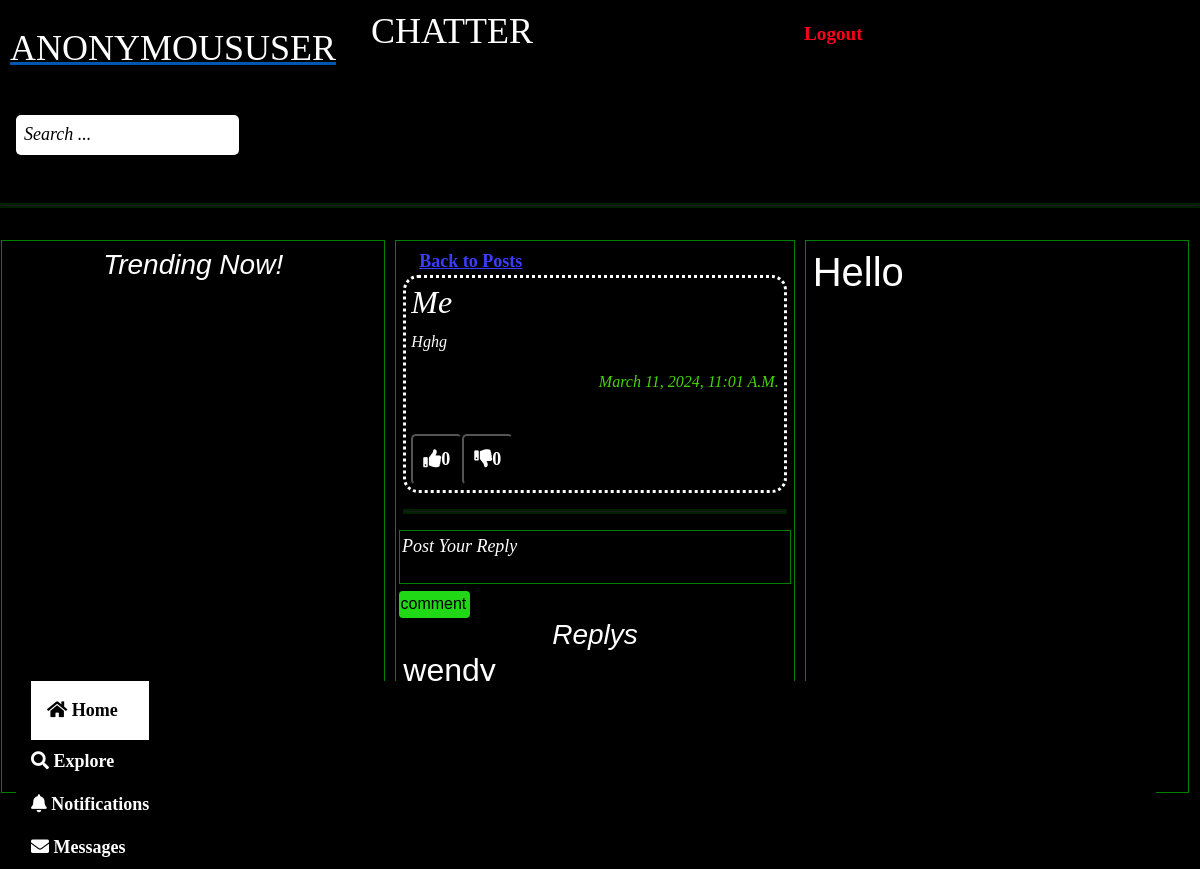
Page /home/post/2/ on the committed database.
### chatter/models.py (models this page shows)
class Post(models.Model):
    body= models.TextField()
    created_at= models.DateTimeField(default=timezone.now, editable=False)
    author= models.ForeignKey(Account, on_delete=models.CASCADE)
    likes= models.ManyToManyField(Account, blank=True, related_name='likes')
    dislikes= models.ManyToManyField(Account, blank=True, related_name='dislikes')
    class Meta:
        verbose_name= 'Post'
        verbose_name_plural= 'Posts'

class Account(AbstractUser):
    groups= models.ManyToManyField(Group, related_name='accounts_set',blank=True)
    user_permissions= models.ManyToManyField(Permission, related_name='accounts_set', blank=True)
    def __str__(self):
        return self.username
    class Meta:
        verbose_name= 'Account'
        verbose_name_plural= 'Accounts'

class Comment(models.Model):
    comment= models.TextField()
    created_at= models.DateTimeField(default=timezone.now, editable=False)
    author= models.ForeignKey(Account, on_delete=models.CASCADE)
    post = models.ForeignKey(Post, on_delete= models.CASCADE)

### chatter/views.py (the view)
# urls.py: path('home/post/<int:pk>/', views.postcomments, name= 'postdetail'),
def postcomments(request,pk):
    post= Post.objects.get(pk=pk)
    comments = Comment.objects.filter(post=post)
    if request.method == 'POST':
        form = CommentForm(request.POST)
        if form.is_valid():
            comment= form.save(commit=False)
            comment.author=request.user
            comment.post= post
            comment.save()
    else:
        form=CommentForm()
    return render(request, 'comments.html', {'post':post, 'form':form, 'comments':comments})

### chatter/forms.py
class CommentForm(forms.ModelForm):
    comment= forms.CharField(
        required=False,
        widget=forms.Textarea(attrs={'rows': 2,'placeholder': 'Post Your Reply'}))
    class Meta:
        model = Comment
        fields= ['comment']

### chatter/templates/comments.html (shortened to what this page needs)
{% extends 'home.html' %}
{% load static %}
{% block comment %}
<div class="col-md-4">
    <div class="comm">
        <a href="{% url 'home' %}" class="back">Back to Posts</a>
    </div>
    <div class="posts">
        <div class="card5">
        <h2>{{ post.author }}
        </h2>
        <p>{{ post.body }}</p>
        <p id='createdat'>{{ post.created_at }}</p>  <br>
        <div class="likes d-flex flex-row">
            <form action="{% url 'likes' post.pk%}" method="post">
                <button class="like-btn" type="submit">
                    <i class="fas fa-thumbs-up">{{ post.likes.all.count }}</i>
                </button>
            </form>
            <form action="{% url 'dislikes' post.pk %}" method="post">
                <button class="dislike-btn" type="submit">
                    <i class="fas fa-thumbs-down">{{ post.dislikes.all.count }}</i>
                </button>
            </form>
        </div>
        </div>
    </div>
    <hr>
    <div class="chatbox">
        <form action="" method="post" novalidate>
            {{ form.comment }}
            <button class="btn">comment</button>
        </form>
        <br>
    </div>
    <div class="comments">
        <h3>Replys</h3>
        {% for comment in comments %}
        <div class="card6">
            <h2>
                {{ comment.author }}
            </h2>
            <p>{{ comment.comment }}</p>
            <p id='createdat'>{{ comment.created_at  }} </p>
        </div>
        {% endfor %}
    </div>
</div>
{% endblock %}

### static/css/home.css (style rules this page uses)
body { background-color: #000000 !important; padding-bottom: 60px; }
.col-md-4 { flex: 1; border: 1px solid green; padding: 7px; margin-right: 10px; box-sizing: border-box; }
a { color: white; text-decoration: none; font-family:Georgia, 'Times New Roman', Times, serif; font-size: large; font-weight: bolder; padding: 1rem; }
.chatbox { align-items: center; justify-content: center; display: flex; }
textarea { background-color: black; color: white; resize: none; border: 1px solid green; }
::placeholder { color: white; font-size: large; font-style:italic; font-family: Cambria, Cochin, Georgia, Times, 'Times New Roman', serif; }
button { background-color: green; color: white; padding: 10px 10px; border-radius: 5px; font-size: large; }
hr { border: 2.9px solid green; }
.posts { background-color: rgb(0, 0, 0); color: white; align-items: center; }
.card4, .card5, .card6 h2 { margin: 0; padding: 0; }
.card4, .card5, .card6 p { margin: 0; padding: 0; margin-bottom: 10px; text-transform: capitalize; }
#createdat { color: rgb(72, 211, 7); display: flex; justify-content: end; }
.back { color: rgb(60, 60, 255); text-decoration: underline; }
.card5 { border-style: dotted; background-color: rgb(0, 0, 0); margin: auto; padding: 5px; border-radius: 15px; font-family: Cambria, Cochin, Georgia, Times, 'Times New Roman', serif; font-style: oblique; }
.chatbox .btn { background-color: rgb(33, 216, 23); color: black; margin: 0; padding: 0.5px; padding-right: 3px ; }
.card6 { color: white; }
h3 { color: white; text-align: center; font-style: oblique; margin: 0; padding: 0; }
.likes button { background-color: #000000; }

### rows in the picture
Post: author "Me", body "Hghg", created_at "March 11, 2024, 11:01 A.m.", likes.all.count "0", dislikes.all.count "0"
Comment: author "wendy"

### other values in the picture
{{ request.user }} "ANONYMOUSUSER"
